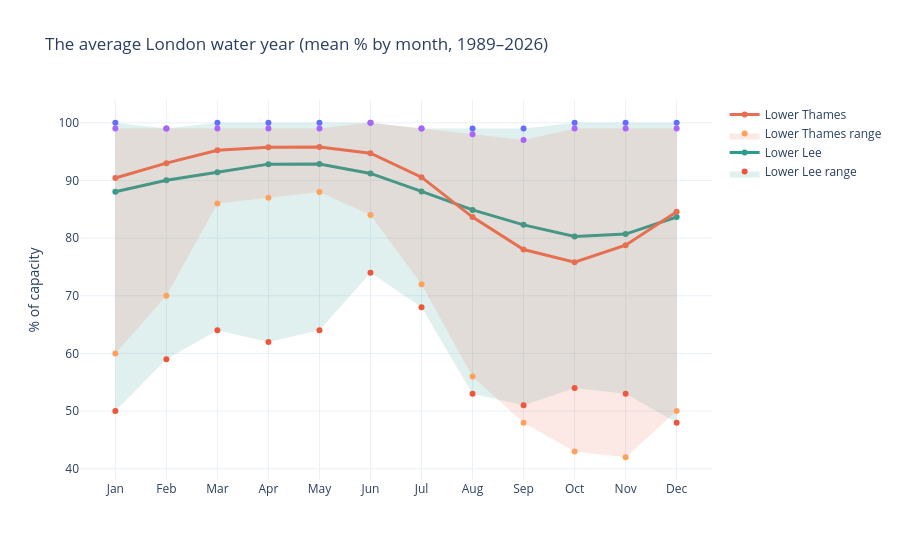

Notebook code cell kept with this figure:
### Markdown cell above
The sawtooth is the story: **fill through winter, draw down through summer, repeat**. Some summers bite deeper than others. The obvious dips (the mid-1990s, 2005–06, and 2022) are the droughts you might remember from the news.

## 3. The heartbeat: an average year

If every year follows the same fill-and-draw rhythm, we should be able to fold all 37 years onto a single 12-month clock and see the pulse. This is the *climatology*: the typical shape of a year.

### Code cell
df["month"] = df["date"].dt.month
clim = df.groupby("month")[list(GROUPS)].agg(["mean", "min", "max"])
month_names = ["Jan","Feb","Mar","Apr","May","Jun","Jul","Aug","Sep","Oct","Nov","Dec"]
BAND = {"Lower Lee": "rgba(42,157,143,0.15)", "Lower Thames": "rgba(231,111,81,0.15)"}

fig = go.Figure()
for col, name in GROUPS.items():
    fig.add_trace(go.Scatter(x=month_names, y=clim[(col, "max")], line=dict(width=0),
                             showlegend=False, hoverinfo="skip"))
    fig.add_trace(go.Scatter(x=month_names, y=clim[(col, "min")], fill="tonexty", line=dict(width=0),
                             fillcolor=BAND[name], name=f"{name} range", hoverinfo="skip"))
    fig.add_trace(go.Scatter(x=month_names, y=clim[(col, "mean")], name=name,
                             line=dict(color=COLORS[name], width=3), mode="lines+markers"))

fig.update_layout(template="plotly_white", title="The average London water year (mean % by month, 1989–2026)",
                  yaxis_title="% of capacity", hovermode="x unified")
fig_clim = fig
fig.show()

### Figure 1 — Plotly figure (JSON) as saved in the notebook; plotly's stock layout.template omitted (floating-point values rounded to 4 significant figures)
{"data": [{"hoverinfo": "skip", "line": {"width": 0}, "showlegend": false, "type": "scatter", "x": ["Jan", "Feb", "Mar", "Apr", "May", "Jun", "Jul", "Aug", "Sep", "Oct", "Nov", "Dec"], "y": [100.0, 99.0, 100.0, 100.0, 100.0, 100.0, 99.0, 99.0, 99.0, 100.0, 100.0, 100.0]}, {"fill": "tonexty", "fillcolor": "rgba(42,157,143,0.15)", "hoverinfo": "skip", "line": {"width": 0}, "name": "Lower Lee range", "type": "scatter", "x": ["Jan", "Feb", "Mar", "Apr", "May", "Jun", "Jul", "Aug", "Sep", "Oct", "Nov", "Dec"], "y": [50.0, 59.0, 64.0, 62.0, 64.0, 74.0, 68.0, 53.0, 51.0, 54.0, 53.0, 48.0]}, {"line": {"color": "#2a9d8f", "width": 3}, "mode": "lines+markers", "name": "Lower Lee", "type": "scatter", "x": ["Jan", "Feb", "Mar", "Apr", "May", "Jun", "Jul", "Aug", "Sep", "Oct", "Nov", "Dec"], "y": [88.04, 90.02, 91.41, 92.82, 92.84, 91.21, 88.1, 84.89, 82.3, 80.27, 80.7, 83.66]}, {"hoverinfo": "skip", "line": {"width": 0}, "showlegend": false, "type": "scatter", "x": ["Jan", "Feb", "Mar", "Apr", "May", "Jun", "Jul", "Aug", "Sep", "Oct", "Nov", "Dec"], "y": [99.0, 99.0, 99.0, 99.0, 99.0, 100.0, 99.0, 98.0, 97.0, 99.0, 99.0, 99.0]}, {"fill": "tonexty", "fillcolor": "rgba(231,111,81,0.15)", "hoverinfo": "skip", "line": {"width": 0}, "name": "Lower Thames range", "type": "scatter", "x": ["Jan", "Feb", "Mar", "Apr", "May", "Jun", "Jul", "Aug", "Sep", "Oct", "Nov", "Dec"], "y": [60.0, 70.0, 86.0, 87.0, 88.0, 84.0, 72.0, 56.0, 48.0, 43.0, 42.0, 50.0]}, {"line": {"color": "#e76f51", "width": 3}, "mode": "lines+markers", "name": "Lower Thames", "type": "scatter", "x": ["Jan", "Feb", "Mar", "Apr", "May", "Jun", "Jul", "Aug", "Sep", "Oct", "Nov", "Dec"], "y": [90.42, 92.99, 95.23, 95.73, 95.78, 94.71, 90.56, 83.65, 78.01, 75.81, 78.77, 84.58]}], "layout": {"hovermode": "x unified", "title": {"text": "The average London water year (mean % by month, 1989–2026)"}, "yaxis": {"title": {"text": "% of capacity"}}}}
